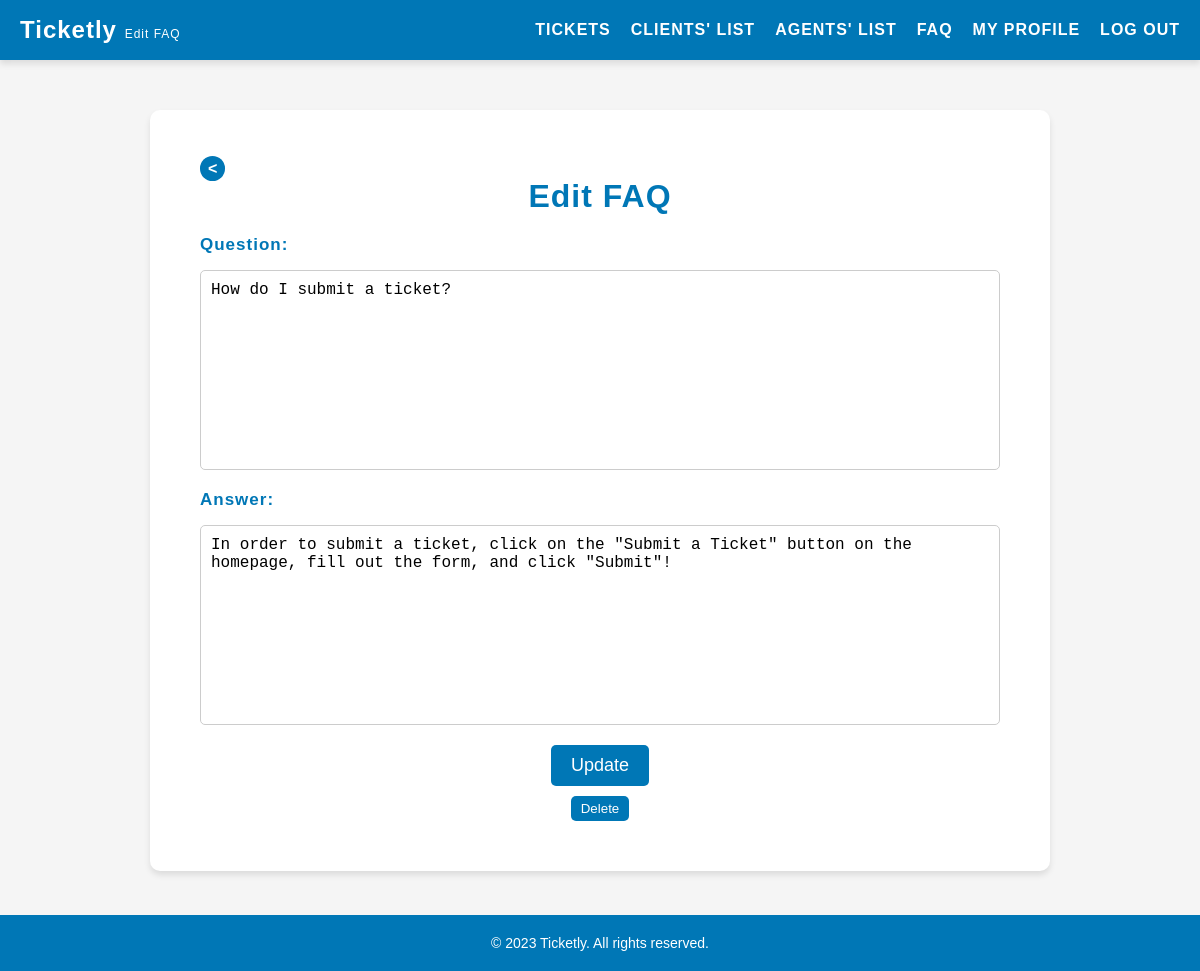
The page /pages/editFaq.php?id=1 (signed in) on the database its author committed.
### tables this page shows
CREATE TABLE faqs (
    id INTEGER PRIMARY KEY AUTOINCREMENT,
    question TEXT NOT NULL,
    answer TEXT NOT NULL
);

### pages/editFaq.php (called while the page is built, shortened)
<?php
    $session = new Session();
    require_once(__DIR__ . '/../templates/editFaq.tpl.php');
    drawEditFaq($session);
?>

### database/faqs.class.php (called while the page is built, shortened)
<?php
    class Faqs {
        public function __construct(?int $id, string $question, string $answer) {
            $this->question = $question;
            $this->answer = $answer;
        }
    }
    function getFaqEditData(PDO $db, ?int $faqId): ?Faqs {
        $stmt = $db->prepare('SELECT * FROM faqs WHERE id = :faqId');
        $stmt->bindValue(':faqId', $faqId, PDO::PARAM_INT);
        $stmt->execute();
        $row = $stmt->fetch(PDO::FETCH_ASSOC);
        $id = isset($row['id']) ? (int) $row['id'] : null;
        $question = isset($row['question']) ? $row['question'] : '';
        $answer = isset($row['answer']) ? $row['answer'] : '';
        return new Faqs($id, $question, $answer);
    }
?>

### templates/editFaq.tpl.php (the view, shortened to what this page needs)
<?php
function drawEditFaq(Session $session, $question_error = '', $answer_error = '')
{
    require_once '../database/connection.db.php';
    require_once '../database/faqs.class.php';
    $db = getDatabaseConnection();
    if (isset($_POST['faq_id'])) {
        $faqId = (int)$_POST['faq_id'];
    } elseif (isset($_GET['id'])) {
        $faqId = (int)$_GET['id'];
    } else {
        exit('Invalid FAQ ID');
    }
    $faq = getFaqEditData($db, $faqId);
    ?>
    <!DOCTYPE html>
    <html lang="en">
    <head>
        <link rel="stylesheet" href="../style/newTicket.css">
    </head>
    <body>
        <?php include '../templates/header.tpl.php';?>
        <main>
            <a href="../pages/faq.php" class="back-button"><</a>
            <h2>Edit FAQ</h2>
            <form id="faq-form" action="../actions/action_editFaq.php" method="post">
                <label for="question">Question:</label>
                <textarea type="text" id="question" name="question" required><?php echo $faq->question; ?></textarea>
                <label for="answer">Answer:</label>
                <textarea type="text" id="answer" name="answer" required><?php echo $faq->answer; ?></textarea>
                <button type="submit">Update</button>
            </form>
            <form id="delete-form" action="../actions/action_deleteFaq.php" method="post" onsubmit="return confirmDelete();">
                <button type="submit">Delete</button>
            </form>
        </main>
        <?php include '../templates/footer.tpl.php';?>
    </body>
    </html>
<?php } ?>

### style/newTicket.css (style rules this page uses)
main { background-color: #fff; padding: 50px; border-radius: 10px; box-shadow: 0 4px 6px rgba(0, 0, 0, 0.1); margin: 50px auto; max-width: 900px; margin-bottom: 100px; }
main h2 { text-align: center; font-size: 32px; margin-bottom: 20px; font-weight: 600; letter-spacing: 1px; color: #0077b6; }
.back-button { background-color: #0077b6; color: #fff; padding: 4px 8px; border: none; border-radius: 50%; cursor: pointer; transition: all 0.3s ease; align-self: center; margin-bottom: 20px; text-decoration: none; font-weight: bold; }
form { display: flex; flex-direction: column; }
form label { font-size: 17px; margin-bottom: 5px; font-weight: 600; letter-spacing: 1px; color: #0077b6; }
form input[type="text"], form textarea { font-size: 16px; padding: 10px; margin-bottom: 20px; border-radius: 5px; margin-top: 10px; border: 1px solid #ccc; width: 100%; max-width: auto; transition: border-color 0.3s ease; }
form textarea { resize: none; height: 200px; align-items: center; }
form button { font-size: 18px; background-color: #0077b6; color: #fff; padding: 10px 20px; border: none; border-radius: 5px; cursor: pointer; transition: all 0.3s ease; align-self: center; }
form button:nth-child(2) { margin-top: 10px; font-size: smaller; padding: 5px 10px; }

### style/header.css (style rules this page uses)
* { box-sizing: border-box; margin: 0; padding: 0; }
body { font-family: Arial, sans-serif; background-color: #f5f5f5; }

### rows shown on the page
faqs: question "How do I submit a ticket?", answer "In order to submit a ticket, click on the \"Submit a Ticket\" button on the homepage, fill out the form, and click \"Submit\"!"
